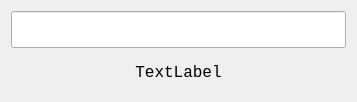
<?xml version="1.0" encoding="UTF-8"?>
<ui version="4.0">
 <class>MainWidget</class>
 <widget class="QWidget" name="MainWidget">
  <property name="geometry">
   <rect>
    <x>0</x>
    <y>0</y>
    <width>357</width>
    <height>102</height>
   </rect>
  </property>
  <property name="sizePolicy">
   <sizepolicy hsizetype="Fixed" vsizetype="Fixed">
    <horstretch>0</horstretch>
    <verstretch>0</verstretch>
   </sizepolicy>
  </property>
  <property name="windowTitle">
   <string>MainWidget</string>
  </property>
  <layout class="QVBoxLayout" name="verticalLayout">
   <item>
    <widget class="QLineEdit" name="lineEdit">
     <property name="sizePolicy">
      <sizepolicy hsizetype="Expanding" vsizetype="Expanding">
       <horstretch>0</horstretch>
       <verstretch>0</verstretch>
      </sizepolicy>
     </property>
     <property name="font">
      <font>
       <family>Cousine</family>
       <pointsize>12</pointsize>
      </font>
     </property>
     <property name="alignment">
      <set>Qt::AlignCenter</set>
     </property>
    </widget>
   </item>
   <item>
    <widget class="QLabel" name="label">
     <property name="sizePolicy">
      <sizepolicy hsizetype="Expanding" vsizetype="Expanding">
       <horstretch>0</horstretch>
       <verstretch>0</verstretch>
      </sizepolicy>
     </property>
     <property name="font">
      <font>
       <family>Cousine</family>
       <pointsize>12</pointsize>
      </font>
     </property>
     <property name="text">
      <string>TextLabel</string>
     </property>
     <property name="alignment">
      <set>Qt::AlignCenter</set>
     </property>
    </widget>
   </item>
  </layout>
 </widget>
 <resources/>
 <connections>
  <connection>
   <sender>lineEdit</sender>
   <signal>textEdited(QString)</signal>
   <receiver>MainWidget</receiver>
   <slot>checkText(QString)</slot>
   <hints>
    <hint type="sourcelabel">
     <x>322</x>
     <y>25</y>
    </hint>
    <hint type="destinationlabel">
     <x>482</x>
     <y>32</y>
    </hint>
   </hints>
  </connection>
 </connections>
 <slots>
  <slot>checkText(QString)</slot>
 </slots>
</ui>
